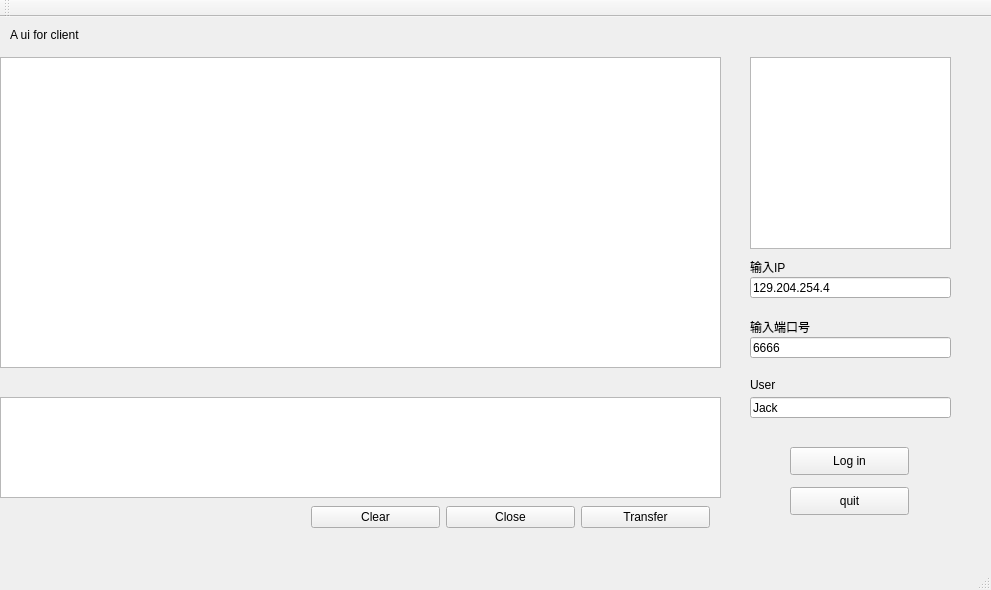
<?xml version="1.0" encoding="UTF-8"?>
<ui version="4.0">
 <class>MainWindow</class>
 <widget class="QMainWindow" name="MainWindow">
  <property name="geometry">
   <rect>
    <x>0</x>
    <y>0</y>
    <width>991</width>
    <height>590</height>
   </rect>
  </property>
  <property name="windowTitle">
   <string>MainWindow</string>
  </property>
  <widget class="QWidget" name="centralWidget">
   <widget class="QLabel" name="label">
    <property name="geometry">
     <rect>
      <x>750</x>
      <y>240</y>
      <width>119</width>
      <height>20</height>
     </rect>
    </property>
    <property name="text">
     <string>输入IP</string>
    </property>
   </widget>
   <widget class="QTextBrowser" name="output">
    <property name="geometry">
     <rect>
      <x>0</x>
      <y>40</y>
      <width>721</width>
      <height>311</height>
     </rect>
    </property>
   </widget>
   <widget class="QTextEdit" name="input">
    <property name="geometry">
     <rect>
      <x>0</x>
      <y>380</y>
      <width>721</width>
      <height>101</height>
     </rect>
    </property>
   </widget>
   <widget class="QLineEdit" name="lineEditIP">
    <property name="geometry">
     <rect>
      <x>750</x>
      <y>260</y>
      <width>201</width>
      <height>21</height>
     </rect>
    </property>
    <property name="text">
     <string>129.204.254.4</string>
    </property>
   </widget>
   <widget class="QLineEdit" name="lineEditPort">
    <property name="geometry">
     <rect>
      <x>750</x>
      <y>320</y>
      <width>201</width>
      <height>21</height>
     </rect>
    </property>
    <property name="text">
     <string>6666</string>
    </property>
   </widget>
   <widget class="QLineEdit" name="lineEditUser">
    <property name="geometry">
     <rect>
      <x>750</x>
      <y>380</y>
      <width>201</width>
      <height>21</height>
     </rect>
    </property>
    <property name="text">
     <string>Jack</string>
    </property>
   </widget>
   <widget class="QLabel" name="showlabel">
    <property name="geometry">
     <rect>
      <x>10</x>
      <y>10</y>
      <width>121</width>
      <height>16</height>
     </rect>
    </property>
    <property name="text">
     <string>A ui for client</string>
    </property>
   </widget>
   <widget class="QLabel" name="label_2">
    <property name="geometry">
     <rect>
      <x>750</x>
      <y>300</y>
      <width>119</width>
      <height>20</height>
     </rect>
    </property>
    <property name="text">
     <string>输入端口号</string>
    </property>
   </widget>
   <widget class="QPushButton" name="connect_btn">
    <property name="geometry">
     <rect>
      <x>790</x>
      <y>430</y>
      <width>119</width>
      <height>28</height>
     </rect>
    </property>
    <property name="text">
     <string>Log in</string>
    </property>
   </widget>
   <widget class="QLabel" name="label_3">
    <property name="geometry">
     <rect>
      <x>750</x>
      <y>360</y>
      <width>72</width>
      <height>15</height>
     </rect>
    </property>
    <property name="text">
     <string>User</string>
    </property>
   </widget>
   <widget class="QPushButton" name="quit_btn">
    <property name="geometry">
     <rect>
      <x>790</x>
      <y>470</y>
      <width>119</width>
      <height>28</height>
     </rect>
    </property>
    <property name="text">
     <string>quit</string>
    </property>
   </widget>
   <widget class="QWidget" name="horizontalLayoutWidget">
    <property name="geometry">
     <rect>
      <x>300</x>
      <y>460</y>
      <width>421</width>
      <height>80</height>
     </rect>
    </property>
    <layout class="QHBoxLayout" name="horizontalLayout">
     <item>
      <widget class="QPushButton" name="pushButton">
       <property name="text">
        <string>Clear</string>
       </property>
       <property name="shortcut">
        <string/>
       </property>
      </widget>
     </item>
     <item>
      <widget class="QPushButton" name="close_btn">
       <property name="text">
        <string>Close</string>
       </property>
       <property name="shortcut">
        <string extracomment="Esc">Esc</string>
       </property>
      </widget>
     </item>
     <item>
      <widget class="QPushButton" name="transfer_btn">
       <property name="cursor">
        <cursorShape>ArrowCursor</cursorShape>
       </property>
       <property name="text">
        <string>Transfer</string>
       </property>
       <property name="shortcut">
        <string extracomment="Enter">Enter</string>
       </property>
      </widget>
     </item>
    </layout>
   </widget>
   <widget class="QTextBrowser" name="connoutput">
    <property name="geometry">
     <rect>
      <x>750</x>
      <y>40</y>
      <width>201</width>
      <height>192</height>
     </rect>
    </property>
   </widget>
   <widget class="QWidget" name="verticalLayoutWidget">
    <property name="geometry">
     <rect>
      <x>290</x>
      <y>70</y>
      <width>160</width>
      <height>80</height>
     </rect>
    </property>
    <layout class="QVBoxLayout" name="verticalLayout"/>
   </widget>
  </widget>
  <widget class="QMenuBar" name="menuBar">
   <property name="geometry">
    <rect>
     <x>0</x>
     <y>0</y>
     <width>991</width>
     <height>26</height>
    </rect>
   </property>
  </widget>
  <widget class="QToolBar" name="mainToolBar">
   <attribute name="toolBarArea">
    <enum>TopToolBarArea</enum>
   </attribute>
   <attribute name="toolBarBreak">
    <bool>false</bool>
   </attribute>
  </widget>
  <widget class="QStatusBar" name="statusBar"/>
 </widget>
 <layoutdefault spacing="6" margin="11"/>
 <resources/>
 <connections/>
</ui>
